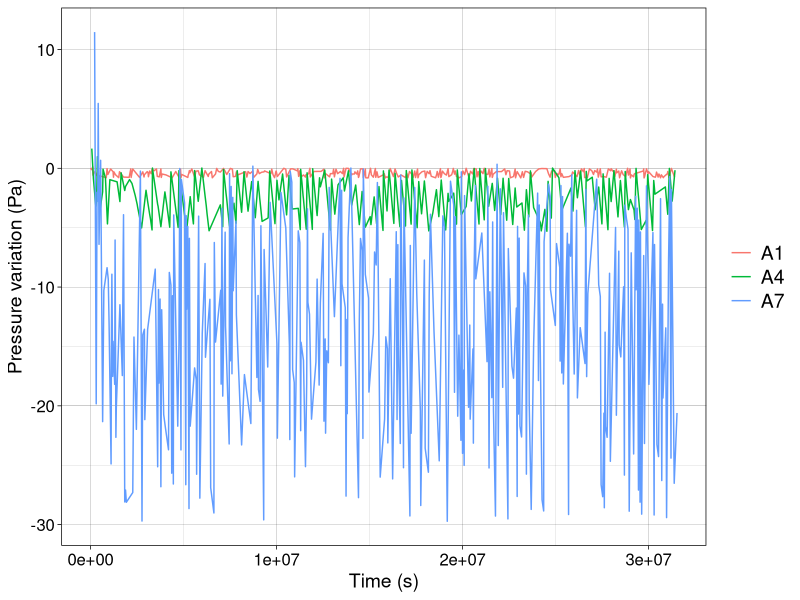
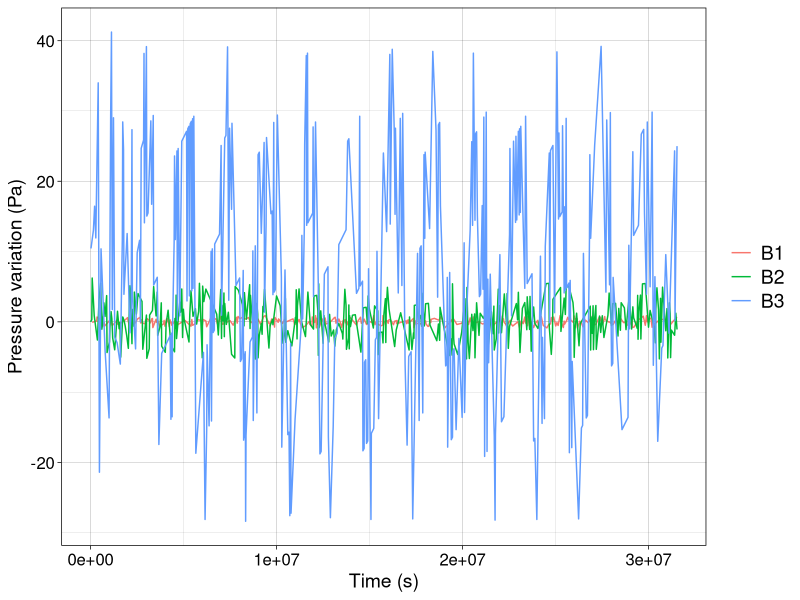
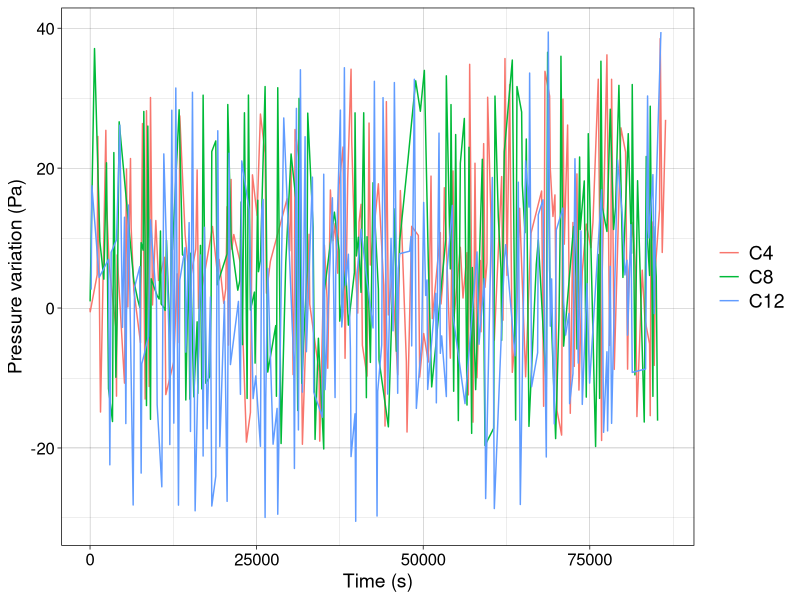
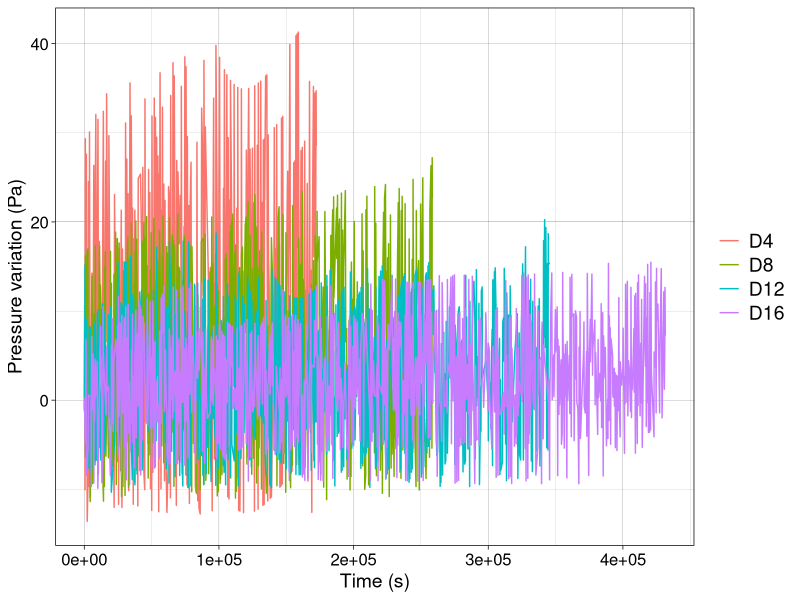

These figures' R source, in order:
library(tidyverse)

plot_pressure <- function(df) {
    ggplot(df, aes(x = `t (s)`, y = `P (Pa)`)) +
        geom_line() +
        labs(
            x = "Time (s)",
            y = "Pressure (Pa)"
        ) +
        theme_linedraw()
}

reduce_rows <- function(df, percentage = 25) {
    df %>%
        sample_frac(percentage / 100) %>%
        arrange(`t (s)`)
}


# Load data

A1 <- read_csv("./data/pressures/A1.csv") %>% reduce_rows()
A4 <- read_csv("./data/pressures/A4.csv") %>% reduce_rows()
A7 <- read_csv("./data/pressures/A7.csv") %>% reduce_rows()

B1 <- read_csv("./data/pressures/B1.csv") %>% reduce_rows()
B2 <- read_csv("./data/pressures/B2.csv") %>% reduce_rows()
B3 <- read_csv("./data/pressures/B3.csv") %>% reduce_rows()

C4 <- read_csv("./data/pressures/C4.csv") %>% reduce_rows()
C8 <- read_csv("./data/pressures/C8.csv") %>% reduce_rows()
C12 <- read_csv("./data/pressures/C12.csv") %>% reduce_rows()

D4 <- read_csv("./data/pressures/D4.csv") %>% reduce_rows()
D8 <- read_csv("./data/pressures/D8.csv") %>% reduce_rows()
D12 <- read_csv("./data/pressures/D12.csv") %>% reduce_rows()
D16 <- read_csv("./data/pressures/D16.csv") %>% reduce_rows()

A_scenarios <- list(A1 = A1, A4 = A4, A7 = A7)
B_scenarios <- list(B1 = B1, B2 = B2, B3 = B3)
C_scenarios <- list(C4 = C4, C8 = C8, C12 = C12)
D_scenarios <- list(D4 = D4, D8 = D8, D12 = D12, D16 = D16)


plot_datasets_facet <- function(dataset_list) {
    for (i in seq_along(dataset_list)) {
        dataset_list[[i]]$dataset <- names(dataset_list)[i]
    }

    plot <- ggplot(do.call(rbind, dataset_list), aes(x = `t (s)`, y = `Pnorm (Pa)`)) +
        geom_line() +
        facet_grid(. ~ dataset) +
        labs(x = "Time (s)", y = "Pressure variation (Pa)") +
        theme_linedraw() +
        theme(strip.text = element_text(size = 14))

    plot
}

plot_datasets_combined <- function(dataset_list, filename, leg_order) {
    dataset_list <- lapply(seq_along(dataset_list), function(i) {
        dataset <- dataset_list[[i]]
        dataset$dataset <- factor(names(dataset_list)[i], levels = leg_order)
        return(dataset)
    })

    p <- ggplot(do.call(rbind, dataset_list), aes(x = `t (s)`, y = `Pnorm (Pa)`, color = dataset)) +
        geom_line() +
        labs(x = "Time (s)", y = "Pressure variation (Pa)") +
        theme_linedraw() +
        theme(
            legend.position = "right",
            legend.title = element_blank(),
            legend.text = element_text(size = 14),
            axis.text = element_text(size = 12),
            axis.title = element_text(size = 14)
        )

    ggsave(filename, plot = p, width = 10, height = 6, dpi = 300, bg = "white")
}

plot_datasets_combined(A_scenarios, "plots/pressures_A.png", c("A1", "A4", "A7"))
plot_datasets_combined(B_scenarios, "plots/pressures_B.png", c("B1", "B2", "B3"))
plot_datasets_combined(C_scenarios, "plots/pressures_C.png", c("C4", "C8", "C12"))
plot_datasets_combined(D_scenarios, "plots/pressures_D.png", c("D4", "D8", "D12", "D16"))
